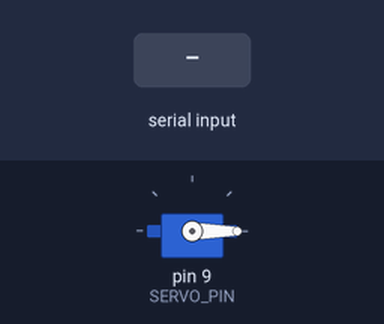
The sketch below on a simulated Arduino Uno, built with avr-gcc and run on an emulated ATmega328P. Parts: servo. The test bench sets the inputs (shaded band).

Above: at 1.2 s.
1.3 s: "1" received over Serial
At 1.8 s:
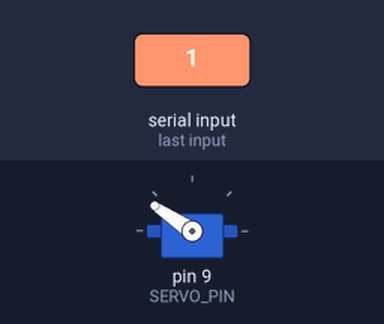
2.8 s: "0" received over Serial
At 4.1 s:
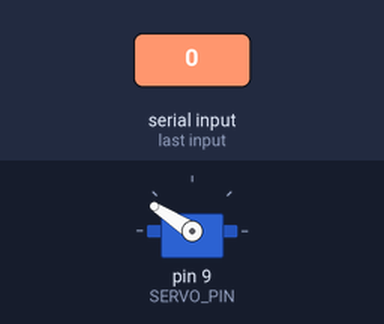
Timing chart, 0 to 5.8 s (numbered marks = the images above; inputs shaded):
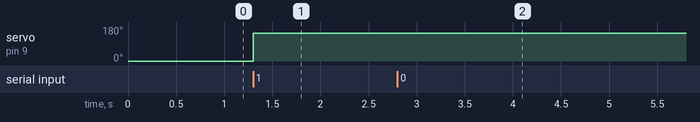

Measured:
- after the input at 1.3 s, servo on pin 9 (SERVO_PIN): 0° → 146° at once
- after the input at 2.8 s, servo on pin 9 (SERVO_PIN): 146° → 147° at once

The sketch:

imponator.ino
```cpp
#include <Servo.h>

#define SERVO_PIN 9
#define SERIAL_RATE 115200

Servo needle;

byte pos = 0;

void setup() {
  needle.attach(SERVO_PIN);
  needle.write(0);
  Serial.begin(SERIAL_RATE);
}

void loop() {
  if (Serial.available() > 0) {
    // This assumes that servo 0 position is maximum "output"
    pos = map(Serial.read(), 0, 255, 180, 0);
    needle.write(pos);
  }
}
```
